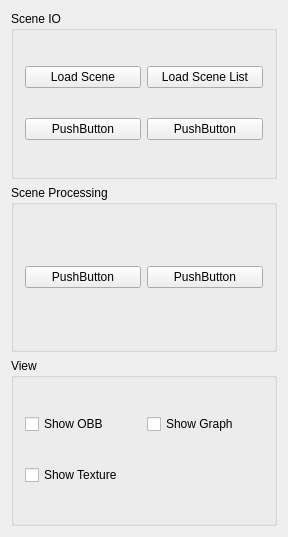
<?xml version="1.0" encoding="UTF-8"?>
<ui version="4.0">
 <class>scene_lab_widget</class>
 <widget class="QWidget" name="scene_lab_widget">
  <property name="geometry">
   <rect>
    <x>0</x>
    <y>0</y>
    <width>288</width>
    <height>537</height>
   </rect>
  </property>
  <property name="windowTitle">
   <string>scene_lab_widget</string>
  </property>
  <layout class="QVBoxLayout" name="verticalLayout">
   <item>
    <widget class="QGroupBox" name="groupBox_2">
     <property name="title">
      <string>Scene IO</string>
     </property>
     <layout class="QGridLayout" name="gridLayout">
      <item row="0" column="0">
       <widget class="QPushButton" name="loadSceneButton">
        <property name="text">
         <string>Load Scene</string>
        </property>
       </widget>
      </item>
      <item row="1" column="0">
       <widget class="QPushButton" name="pushButton_2">
        <property name="text">
         <string>PushButton</string>
        </property>
       </widget>
      </item>
      <item row="0" column="1">
       <widget class="QPushButton" name="pushButton_3">
        <property name="text">
         <string>Load Scene List</string>
        </property>
       </widget>
      </item>
      <item row="1" column="1">
       <widget class="QPushButton" name="pushButton_4">
        <property name="text">
         <string>PushButton</string>
        </property>
       </widget>
      </item>
     </layout>
    </widget>
   </item>
   <item>
    <widget class="QGroupBox" name="groupBox_3">
     <property name="title">
      <string>Scene Processing</string>
     </property>
     <layout class="QGridLayout" name="gridLayout_3">
      <item row="0" column="0">
       <widget class="QPushButton" name="pushButton_5">
        <property name="text">
         <string>PushButton</string>
        </property>
       </widget>
      </item>
      <item row="0" column="1">
       <widget class="QPushButton" name="pushButton_6">
        <property name="text">
         <string>PushButton</string>
        </property>
       </widget>
      </item>
     </layout>
    </widget>
   </item>
   <item>
    <widget class="QGroupBox" name="groupBox">
     <property name="title">
      <string>View</string>
     </property>
     <layout class="QGridLayout" name="gridLayout_2">
      <item row="0" column="0">
       <widget class="QCheckBox" name="showOBBCheckBox">
        <property name="text">
         <string>Show OBB</string>
        </property>
       </widget>
      </item>
      <item row="0" column="1">
       <widget class="QCheckBox" name="showGraphCheckBox">
        <property name="text">
         <string>Show Graph</string>
        </property>
       </widget>
      </item>
      <item row="1" column="0">
       <widget class="QCheckBox" name="showTextureCheckBox">
        <property name="text">
         <string>Show Texture</string>
        </property>
       </widget>
      </item>
     </layout>
    </widget>
   </item>
  </layout>
 </widget>
 <layoutdefault spacing="6" margin="11"/>
 <resources/>
 <connections/>
</ui>
